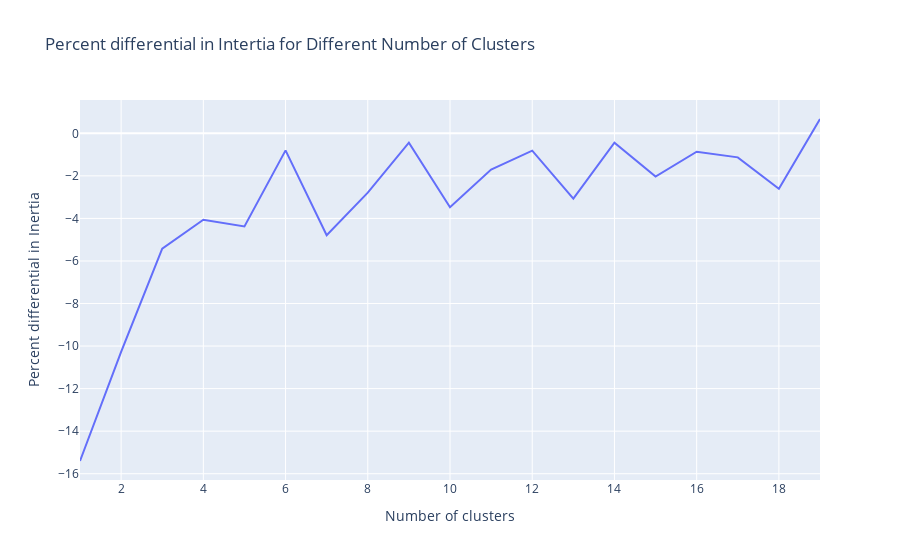

This figure's notebook cell:
### Markdown cell above
There isn't a clear elbow to help identify the number of clusters. So we can use the percent differential scheme to identify how many clusters to choose.

### Code cell
#Build a plotly express plot to show the percent differential in inertia for different number of clusters
diff = np.diff(inertias) / inertias[:-1] * 100
import plotly.express as px
fig = px.line(x=range(1,20), y=diff, title='Percent differential in Intertia for Different Number of Clusters')
fig.update_xaxes(title_text='Number of clusters')
fig.update_yaxes(title_text='Percent differential in Inertia')
fig.show()

### Figure 1 — Plotly figure (JSON) as saved in the notebook; plotly's stock layout.template omitted (floating-point values rounded to 4 significant figures)
{"data": [{"hovertemplate": "x=%{x}<br>y=%{y}<extra></extra>", "legendgroup": "", "line": {"color": "#636efa", "dash": "solid"}, "marker": {"symbol": "circle"}, "mode": "lines", "name": "", "orientation": "v", "showlegend": false, "type": "scatter", "x": [1, 2, 3, 4, 5, 6, 7, 8, 9, 10, 11, 12, 13, 14, 15, 16, 17, 18, 19], "xaxis": "x", "y": [-15.4, -10.27, -5.421, -4.065, -4.375, -0.8014, -4.788, -2.788, -0.4425, -3.472, -1.7, -0.8141, -3.065, -0.4393, -2.033, -0.8668, -1.131, -2.604, 0.6728], "yaxis": "y"}], "layout": {"legend": {"tracegroupgap": 0}, "title": {"text": "Percent differential in Intertia for Different Number of Clusters"}, "xaxis": {"anchor": "y", "domain": [0, 1], "title": {"text": "Number of clusters"}}, "yaxis": {"anchor": "x", "domain": [0, 1], "title": {"text": "Percent differential in Inertia"}}}}
